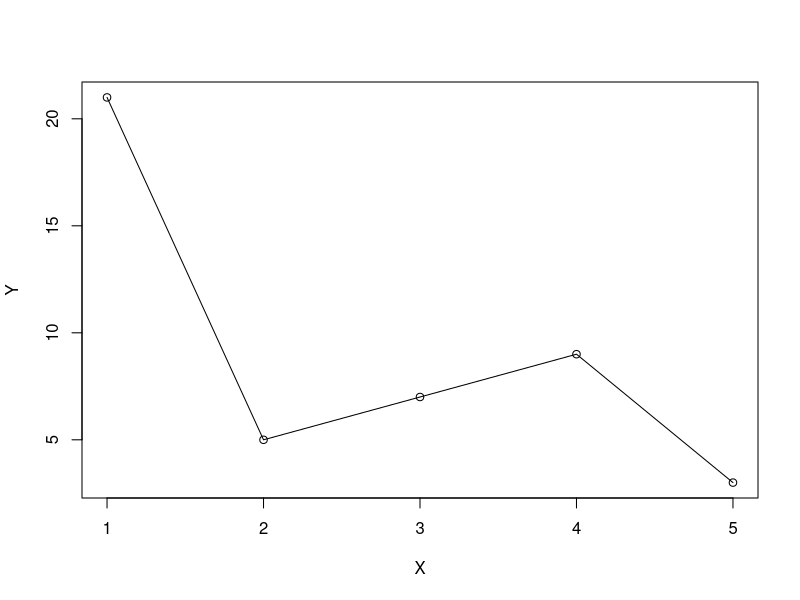

Write the R code that produced this figure.
pi<-3.1415
dozen<-12L
print(paste("Type of pi:", typeof(pi)))
print(paste("Type of dozen:", typeof(dozen)))
flag<-T
print(paste("is flag logical:", is.logical(flag)))

info<-list(21,61.2,"lisa", TRUE)
info<-list(age=21, weight=61.2, name="Lisa", female=TRUE)

X<- c(1,2,3,4,5)
Y<- c(21,5,7,9,3)
plot(X,Y,type="o")

airport.codesUK <-list("Birmingham" = "BHX", "London Heathrow" = "LHR",
                       "Bristol" = "BRS", "Manchester" = "MAN")
airport.dubai<-"DBX"
airport.sanfran<-"SFO"
ls()
rm(airport.sanfran)
ls()
